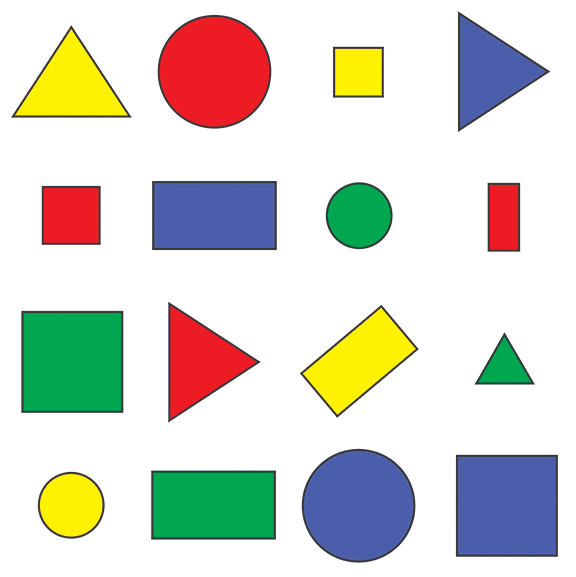
#> input picture LearnOpenCV/OpenCVPython/Resources/shapes.png, 576 x 577 px
$ python chapter3.py
#> lines starting #> are read from the running program, lines starting #| are printed output that depends on the picture
import cv2
import numpy as np

img = cv2.imread("Resources/shapes.png")
#> img is the input picture: shape (577, 576, 3); mean B, G, R 205.1, 214.3, 214.2
print(img.shape)    # first value Height, second Weight, last value channels = RGB = 3 planes
#| (577, 576, 3)

imgResize = cv2.resize(img, (1000, 500))
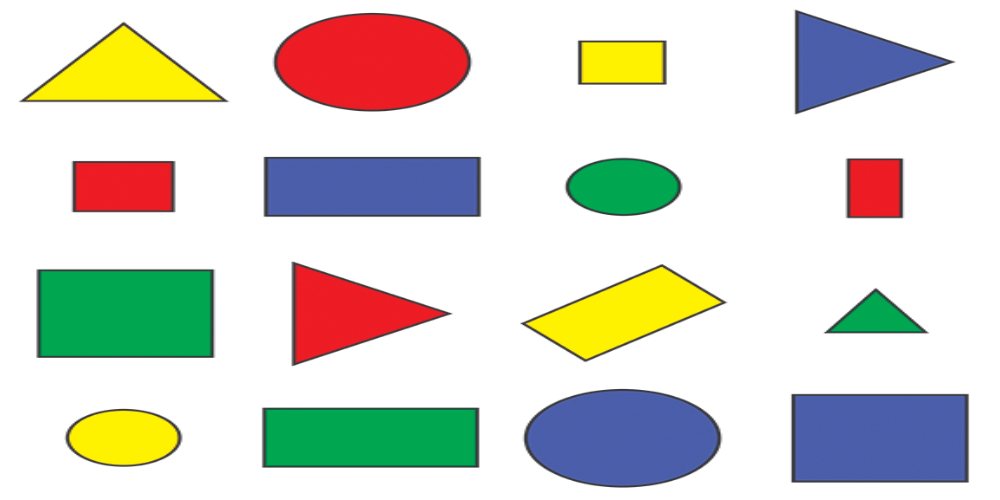
#> imgResize: shape (500, 1000, 3); mean B, G, R 205.1, 214.2, 214.2
print(imgResize.shape)
#| (500, 1000, 3)

imgCropped = img[0:119, 352:500]   # crob an immage , start en eindpunt, eerts height than weight
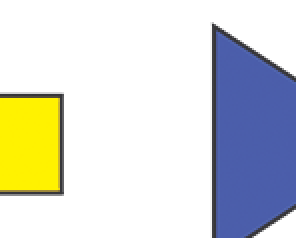
#> imgCropped: shape (119, 148, 3) (shown 2 times larger); mean B, G, R 211.8, 215.8, 213.3

cv2.imshow("Image", img)
# cv2.imshow("Image Resize",imgResize)
cv2.imshow("Image Cropped",imgCropped)

cv2.waitKey(0)
